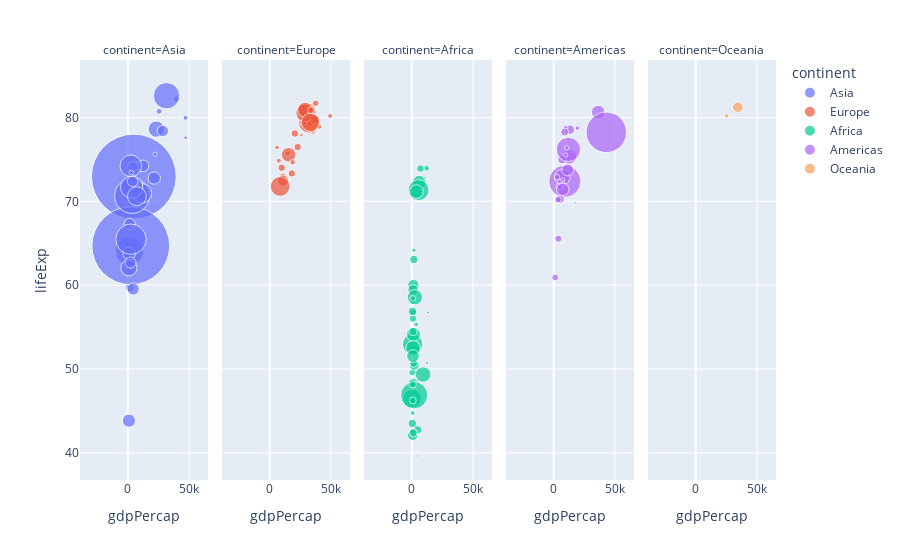

Here is the notebook cell this chart was saved with:
### Code cell
gap2007=gapminder.query('year==2007')
fig=px.scatter(gap2007,x='gdpPercap',y='lifeExp',height=400,color='continent',size_max=60,size='pop',hover_data=['country']
              ,facet_col='continent'#individually continent vise ban gaya
              )
fig.show()

### Figure 1 — Plotly figure (JSON) as saved in the notebook; plotly's stock layout.template omitted (floating-point values rounded to 4 significant figures)
{"data": [{"customdata": [["Afghanistan"], ["Bahrain"], ["Bangladesh"], ["Cambodia"], ["China"], ["Hong Kong, China"], ["India"], ["Indonesia"], ["Iran"], ["Iraq"], ["Israel"], ["Japan"], ["Jordan"], ["Korea, Dem. Rep."], ["Korea, Rep."], ["Kuwait"], ["Lebanon"], ["Malaysia"], ["Mongolia"], ["Myanmar"], ["Nepal"], ["Oman"], ["Pakistan"], ["Philippines"], ["Saudi Arabia"], ["Singapore"], ["Sri Lanka"], ["Syria"], ["Taiwan"], ["Thailand"], ["Vietnam"], ["West Bank and Gaza"], ["Yemen, Rep."]], "hovertemplate": "continent=Asia<br>gdpPercap=%{x}<br>lifeExp=%{y}<br>pop=%{marker.size}<br>country=%{customdata[0]}<extra></extra>", "legendgroup": "Asia", "marker": {"color": "#636efa", "size": [31889923, 708573, 150448339, 14131858, 1318683096, 6980412, 1110396331, 223547000, 69453570, 27499638, 6426679, 127467972, 6053193, 23301725, 49044790, 2505559, 3921278, 24821286, 2874127, 47761980, 28901790, 3204897, 169270617, 91077287, 27601038, 4553009, 20378239, 19314747, 23174294, 65068149, 85262356, 4018332, 22211743], "sizemode": "area", "sizeref": 366300.0, "symbol": "circle"}, "mode": "markers", "name": "Asia", "orientation": "v", "showlegend": true, "type": "scatter", "x": [974.6, 29800.0, 1391.0, 1714.0, 4959.0, 39720.0, 2452.0, 3541.0, 11610.0, 4471.0, 25520.0, 31660.0, 4519.0, 1593.0, 23350.0, 47310.0, 10460.0, 12450.0, 3096.0, 944, 1091.0, 22320.0, 2606.0, 3190.0, 21650.0, 47140.0, 3970.0, 4185.0, 28720.0, 7458.0, 2442.0, 3025.0, 2281.0], "xaxis": "x", "y": [43.83, 75.64, 64.06, 59.72, 72.96, 82.21, 64.7, 70.65, 70.96, 59.55, 80.75, 82.6, 72.53, 67.3, 78.62, 77.59, 71.99, 74.24, 66.8, 62.07, 63.78, 75.64, 65.48, 71.69, 72.78, 79.97, 72.4, 74.14, 78.4, 70.62, 74.25, 73.42, 62.7], "yaxis": "y"}, {"customdata": [["Albania"], ["Austria"], ["Belgium"], ["Bosnia and Herzegovina"], ["Bulgaria"], ["Croatia"], ["Czech Republic"], ["Denmark"], ["Finland"], ["France"], ["Germany"], ["Greece"], ["Hungary"], ["Iceland"], ["Ireland"], ["Italy"], ["Montenegro"], ["Netherlands"], ["Norway"], ["Poland"], ["Portugal"], ["Romania"], ["Serbia"], ["Slovak Republic"], ["Slovenia"], ["Spain"], ["Sweden"], ["Switzerland"], ["Turkey"], ["United Kingdom"]], "hovertemplate": "continent=Europe<br>gdpPercap=%{x}<br>lifeExp=%{y}<br>pop=%{marker.size}<br>country=%{customdata[0]}<extra></extra>", "legendgroup": "Europe", "marker": {"color": "#EF553B", "size": [3600523, 8199783, 10392226, 4552198, 7322858, 4493312, 10228744, 5468120, 5238460, 61083916, 82400996, 10706290, 9956108, 301931, 4109086, 58147733, 684736, 16570613, 4627926, 38518241, 10642836, 22276056, 10150265, 5447502, 2009245, 40448191, 9031088, 7554661, 71158647, 60776238], "sizemode": "area", "sizeref": 366300.0, "symbol": "circle"}, "mode": "markers", "name": "Europe", "orientation": "v", "showlegend": true, "type": "scatter", "x": [5937.0, 36130.0, 33690.0, 7446.0, 10680.0, 14620.0, 22830.0, 35280.0, 33210.0, 30470.0, 32170.0, 27540.0, 18010.0, 36180.0, 40680.0, 28570.0, 9254.0, 36800.0, 49360.0, 15390.0, 20510.0, 10810.0, 9787.0, 18680.0, 25770.0, 28820.0, 33860.0, 37510.0, 8458.0, 33200.0], "xaxis": "x2", "y": [76.42, 79.83, 79.44, 74.85, 73.0, 75.75, 76.49, 78.33, 79.31, 80.66, 79.41, 79.48, 73.34, 81.76, 78.89, 80.55, 74.54, 79.76, 80.2, 75.56, 78.1, 72.48, 74.0, 74.66, 77.93, 80.94, 80.88, 81.7, 71.78, 79.42], "yaxis": "y2"}, {"customdata": [["Algeria"], ["Angola"], ["Benin"], ["Botswana"], ["Burkina Faso"], ["Burundi"], ["Cameroon"], ["Central African Republic"], ["Chad"], ["Comoros"], ["Congo, Dem. Rep."], ["Congo, Rep."], ["Cote d'Ivoire"], ["Djibouti"], ["Egypt"], ["Equatorial Guinea"], ["Eritrea"], ["Ethiopia"], ["Gabon"], ["Gambia"], ["Ghana"], ["Guinea"], ["Guinea-Bissau"], ["Kenya"], ["Lesotho"], ["Liberia"], ["Libya"], ["Madagascar"], ["Malawi"], ["Mali"], ["Mauritania"], ["Mauritius"], ["Morocco"], ["Mozambique"], ["Namibia"], ["Niger"], ["Nigeria"], ["Reunion"], ["Rwanda"], ["Sao Tome and Principe"], ["Senegal"], ["Sierra Leone"], ["Somalia"], ["South Africa"], ["Sudan"], ["Swaziland"], ["Tanzania"], ["Togo"], ["Tunisia"], ["Uganda"], ["Zambia"], ["Zimbabwe"]], "hovertemplate": "continent=Africa<br>gdpPercap=%{x}<br>lifeExp=%{y}<br>pop=%{marker.size}<br>country=%{customdata[0]}<extra></extra>", "legendgroup": "Africa", "marker": {"color": "#00cc96", "size": [33333216, 12420476, 8078314, 1639131, 14326203, 8390505, 17696293, 4369038, 10238807, 710960, 64606759, 3800610, 18013409, 496374, 80264543, 551201, 4906585, 76511887, 1454867, 1688359, 22873338, 9947814, 1472041, 35610177, 2012649, 3193942, 6036914, 19167654, 13327079, 12031795, 3270065, 1250882, 33757175, 19951656, 2055080, 12894865, 135031164, 798094, 8860588, 199579, 12267493, 6144562, 9118773, 43997828, 42292929, 1133066, 38139640, 5701579, 10276158, 29170398, 11746035, 12311143], "sizemode": "area", "sizeref": 366300.0, "symbol": "circle"}, "mode": "markers", "name": "Africa", "orientation": "v", "showlegend": true, "type": "scatter", "x": [6223.0, 4797.0, 1441.0, 12570.0, 1217.0, 430.1, 2042.0, 706.0, 1704.0, 986.1, 277.6, 3633.0, 1545.0, 2082.0, 5581.0, 12150.0, 641.4, 690.8, 13210.0, 752.7, 1328.0, 942.7, 579.2, 1463.0, 1569.0, 414.5, 12060.0, 1045.0, 759.3, 1043.0, 1803.0, 10960.0, 3820.0, 823.7, 4811.0, 619.7, 2014.0, 7670.0, 863.1, 1598.0, 1712.0, 862.5, 926.1, 9270.0, 2602.0, 4513.0, 1107.0, 883.0, 7093.0, 1056.0, 1271.0, 469.7], "xaxis": "x3", "y": [72.3, 42.73, 56.73, 50.73, 52.3, 49.58, 50.43, 44.74, 50.65, 65.15, 46.46, 55.32, 48.33, 54.79, 71.34, 51.58, 58.04, 52.95, 56.73, 59.45, 60.02, 56.01, 46.39, 54.11, 42.59, 45.68, 73.95, 59.44, 48.3, 54.47, 64.16, 72.8, 71.16, 42.08, 52.91, 56.87, 46.86, 76.44, 46.24, 65.53, 63.06, 42.57, 48.16, 49.34, 58.56, 39.61, 52.52, 58.42, 73.92, 51.54, 42.38, 43.49], "yaxis": "y3"}, {"customdata": [["Argentina"], ["Bolivia"], ["Brazil"], ["Canada"], ["Chile"], ["Colombia"], ["Costa Rica"], ["Cuba"], ["Dominican Republic"], ["Ecuador"], ["El Salvador"], ["Guatemala"], ["Haiti"], ["Honduras"], ["Jamaica"], ["Mexico"], ["Nicaragua"], ["Panama"], ["Paraguay"], ["Peru"], ["Puerto Rico"], ["Trinidad and Tobago"], ["United States"], ["Uruguay"], ["Venezuela"]], "hovertemplate": "continent=Americas<br>gdpPercap=%{x}<br>lifeExp=%{y}<br>pop=%{marker.size}<br>country=%{customdata[0]}<extra></extra>", "legendgroup": "Americas", "marker": {"color": "#ab63fa", "size": [40301927, 9119152, 190010647, 33390141, 16284741, 44227550, 4133884, 11416987, 9319622, 13755680, 6939688, 12572928, 8502814, 7483763, 2780132, 108700891, 5675356, 3242173, 6667147, 28674757, 3942491, 1056608, 301139947, 3447496, 26084662], "sizemode": "area", "sizeref": 366300.0, "symbol": "circle"}, "mode": "markers", "name": "Americas", "orientation": "v", "showlegend": true, "type": "scatter", "x": [12780.0, 3822.0, 9066.0, 36320.0, 13170.0, 7007.0, 9645.0, 8948.0, 6025.0, 6873.0, 5728.0, 5186.0, 1202.0, 3548.0, 7321.0, 11980.0, 2749.0, 9809.0, 4173.0, 7409.0, 19330.0, 18010.0, 42950.0, 10610.0, 11420.0], "xaxis": "x4", "y": [75.32, 65.55, 72.39, 80.65, 78.55, 72.89, 78.78, 78.27, 72.23, 74.99, 71.88, 70.26, 60.92, 70.2, 72.57, 76.19, 72.9, 75.54, 71.75, 71.42, 78.75, 69.82, 78.24, 76.38, 73.75], "yaxis": "y4"}, {"customdata": [["Australia"], ["New Zealand"]], "hovertemplate": "continent=Oceania<br>gdpPercap=%{x}<br>lifeExp=%{y}<br>pop=%{marker.size}<br>country=%{customdata[0]}<extra></extra>", "legendgroup": "Oceania", "marker": {"color": "#FFA15A", "size": [20434176, 4115771], "sizemode": "area", "sizeref": 366300.0, "symbol": "circle"}, "mode": "markers", "name": "Oceania", "orientation": "v", "showlegend": true, "type": "scatter", "x": [34440.0, 25190.0], "xaxis": "x5", "y": [81.23, 80.2], "yaxis": "y5"}], "layout": {"annotations": [{"font": {}, "showarrow": false, "text": "continent=Asia", "x": 0.092, "xanchor": "center", "xref": "paper", "y": 1, "yanchor": "bottom", "yref": "paper"}, {"font": {}, "showarrow": false, "text": "continent=Europe", "x": 0.296, "xanchor": "center", "xref": "paper", "y": 1, "yanchor": "bottom", "yref": "paper"}, {"font": {}, "showarrow": false, "text": "continent=Africa", "x": 0.5, "xanchor": "center", "xref": "paper", "y": 1, "yanchor": "bottom", "yref": "paper"}, {"font": {}, "showarrow": false, "text": "continent=Americas", "x": 0.704, "xanchor": "center", "xref": "paper", "y": 1, "yanchor": "bottom", "yref": "paper"}, {"font": {}, "showarrow": false, "text": "continent=Oceania", "x": 0.908, "xanchor": "center", "xref": "paper", "y": 1, "yanchor": "bottom", "yref": "paper"}], "autosize": true, "legend": {"itemsizing": "constant", "title": {"text": "continent"}, "tracegroupgap": 0}, "margin": {"t": 60}, "xaxis": {"anchor": "y", "autorange": true, "domain": [0, 0.184], "range": [-23390.0, 58370.0], "title": {"text": "gdpPercap"}, "type": "linear"}, "xaxis2": {"anchor": "y2", "autorange": true, "domain": [0.204, 0.388], "matches": "x", "range": [-23390.0, 58370.0], "title": {"text": "gdpPercap"}, "type": "linear"}, "xaxis3": {"anchor": "y3", "autorange": true, "domain": [0.408, 0.592], "matches": "x", "range": [-23390.0, 58370.0], "title": {"text": "gdpPercap"}, "type": "linear"}, "xaxis4": {"anchor": "y4", "autorange": true, "domain": [0.612, 0.796], "matches": "x", "range": [-23390.0, 58370.0], "title": {"text": "gdpPercap"}, "type": "linear"}, "xaxis5": {"anchor": "y5", "autorange": true, "domain": [0.816, 1], "matches": "x", "range": [-23390.0, 58370.0], "title": {"text": "gdpPercap"}, "type": "linear"}, "yaxis": {"anchor": "x", "autorange": true, "domain": [0, 1], "range": [36.43, 88.12], "title": {"text": "lifeExp"}, "type": "linear"}, "yaxis2": {"anchor": "x2", "autorange": true, "domain": [0, 1], "matches": "y", "range": [36.43, 88.12], "showticklabels": false, "type": "linear"}, "yaxis3": {"anchor": "x3", "autorange": true, "domain": [0, 1], "matches": "y", "range": [36.43, 88.12], "showticklabels": false, "type": "linear"}, "yaxis4": {"anchor": "x4", "autorange": true, "domain": [0, 1], "matches": "y", "range": [36.43, 88.12], "showticklabels": false, "type": "linear"}, "yaxis5": {"anchor": "x5", "autorange": true, "domain": [0, 1], "matches": "y", "range": [36.43, 88.12], "showticklabels": false, "type": "linear"}}}
